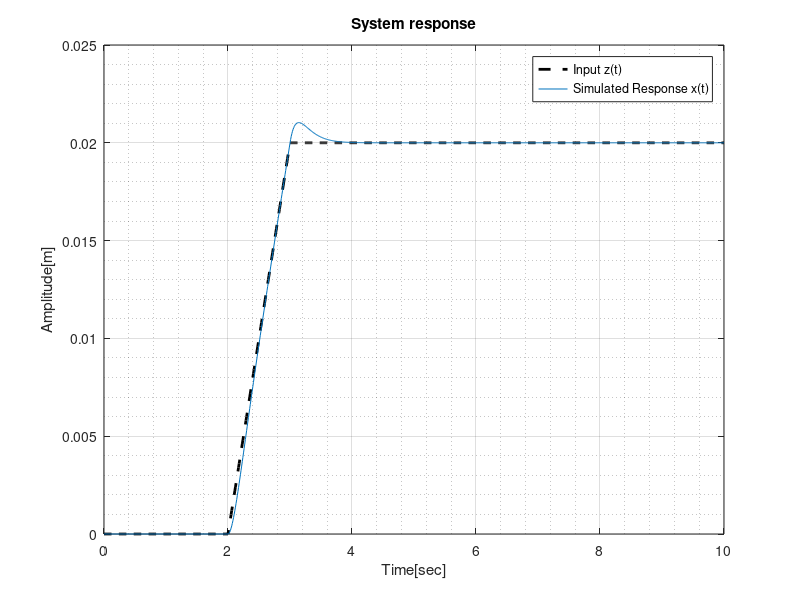

Here is the MATLAB script that generated this plot:
clc;
clear all;
close all;

t = 0:0.01:10;  
DampingRatio = 1.0; 
k = 50;
c = sqrt(50) * 2 * DampingRatio;

sys = tf([c,50],[1,c,50]);

u = zeros(size(t));
u(t >= 2 & t < 3) = 0.02 * (t(t >= 2 & t < 3) - 2);
u(t >= 3) = 0.02;

y = lsim(sys, u, t);

plot(t,u, 'k--', 'LineWidth', 2); hold on;
plot(t, y);
xlabel('Time[sec]');
ylabel('Amplitude[m]');
title('System response');
grid on;
grid minor;
legend('Input z(t)', 'Simulated Response x(t)');
